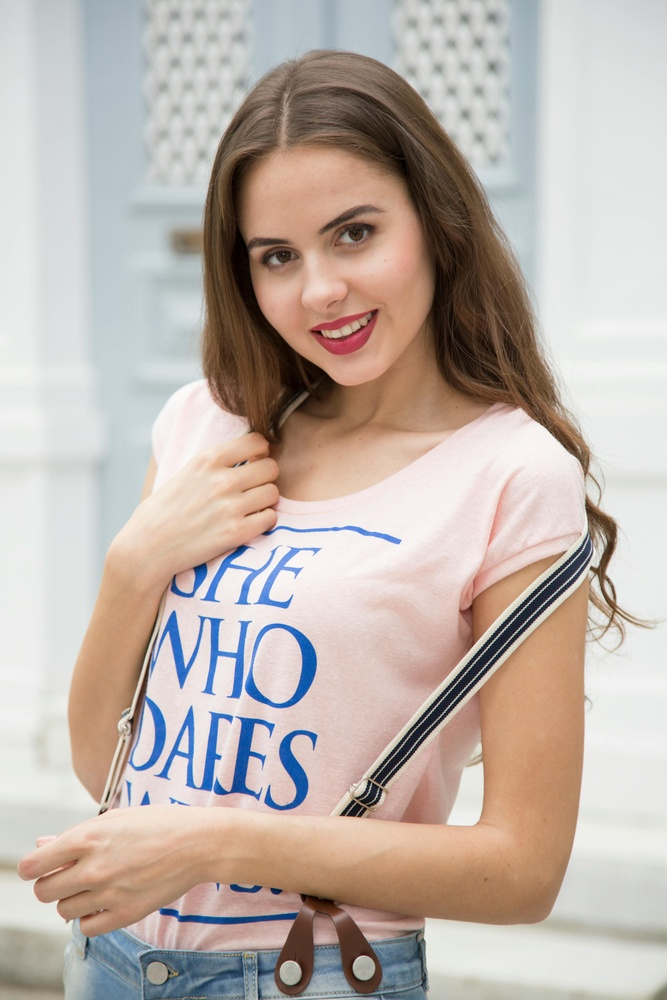
#> input picture 1.jpg, 667 x 1000 px, shrunk from 3648 x 5472 before the run, found by its file name
$ jupyter execute a.ipynb
#> lines starting #> are read from the running program, lines starting #| are printed output that depends on the picture; after the words box and inside, x2 and y2 are one past the last pixel; in counts of white or black regions, pixels touching at a corner belong together
[cell 1]
import cv2
import numpy as np
import matplotlib.pyplot as plt

### 1. Color Segmentation and Mask Creation
def create_mask(image, lower_hsv, upper_hsv):
    hsv_img = cv2.cvtColor(image, cv2.COLOR_BGR2HSV)
    mask = cv2.inRange(hsv_img, lower_hsv, upper_hsv)
    return mask

### 2. Change Region Color Based on Mask
def change_region_color(image, mask, new_color):
    result = image.copy()
    result[mask != 0] = new_color
    return result

### 3. Change T-shirt Color
def change_tshirt_color(image, new_color=(255, 0, 0)):
    lower_color = np.array([0, 30, 60])
    upper_color = np.array([20, 255, 255])
    mask = create_mask(image, lower_color, upper_color)
    result = change_region_color(image, mask, new_color)
    return result

### 4. Change Sky Color
def change_sky_color(image, new_color=(135, 206, 235)):
    lower_sky = np.array([90, 50, 50])
    upper_sky = np.array([130, 255, 255])
    mask = create_mask(image, lower_sky, upper_sky)
    result = change_region_color(image, mask, new_color)
    return result

### 5. Additional Filters (Grayscale, Sepia, Invert)
def apply_grayscale(image):
    return cv2.cvtColor(image, cv2.COLOR_BGR2GRAY)

def apply_sepia(image):
    kernel = np.array([[0.272, 0.534, 0.131],
                       [0.349, 0.686, 0.168],
                       [0.393, 0.769, 0.189]])
    sepia_image = cv2.transform(image, kernel)
    return np.clip(sepia_image, 0, 255)

def apply_invert(image):
    return cv2.bitwise_not(image)

### 6. Basic Adjustments (Brightness, Contrast, Saturation)
def apply_brightness_contrast(image, brightness=0, contrast=0):
    new_image = np.clip(image * (contrast / 127 + 1) - contrast + brightness, 0, 255).astype(np.uint8)
    return new_image

def apply_saturation(image, saturation_factor=1.5):
    hsv_img = cv2.cvtColor(image, cv2.COLOR_BGR2HSV)
    hsv_img[:, :, 1] = np.clip(hsv_img[:, :, 1] * saturation_factor, 0, 255)
    return cv2.cvtColor(hsv_img, cv2.COLOR_HSV2BGR)

### 7. Blur and Sharpen Filters
def apply_blur(image, blur_value=5):
    return cv2.GaussianBlur(image, (blur_value, blur_value), 0)

def apply_sharpen(image):
    kernel = np.array([[0, -1, 0],
                       [-1, 5, -1],
                       [0, -1, 0]])
    return cv2.filter2D(image, -1, kernel)

### 8. Cartoon Effect
def apply_cartoon_effect(image):
    gray = cv2.cvtColor(image, cv2.COLOR_BGR2GRAY)
    gray = cv2.medianBlur(gray, 5)
    edges = cv2.adaptiveThreshold(gray, 255, cv2.ADAPTIVE_THRESH_MEAN_C,
                                  cv2.THRESH_BINARY, 9, 9)
    color = cv2.bilateralFilter(image, 9, 300, 300)
    cartoon = cv2.bitwise_and(color, color, mask=edges)
    return cartoon

### 9. Pencil Sketch Effect
def apply_pencil_sketch(image):
    gray = cv2.cvtColor(image, cv2.COLOR_BGR2GRAY)
    inverted = cv2.bitwise_not(gray)
    blurred = cv2.GaussianBlur(inverted, (21, 21), 0)
    inverted_blur = cv2.bitwise_not(blurred)
    sketch = cv2.divide(gray, inverted_blur, scale=256.0)
    return sketch

### 10. Oil Painting Effect
def apply_oil_painting(image):
    return cv2.xphoto.oilPainting(image, 7, 1)

### 11. Vignette Effect
def apply_vignette(image):
    rows, cols = image.shape[:2]
    kernel_x = cv2.getGaussianKernel(cols, 200)
    kernel_y = cv2.getGaussianKernel(rows, 200)
    kernel = kernel_y * kernel_x.T
    mask = 255 * kernel / np.linalg.norm(kernel)
    vignette = np.copy(image)
    for i in range(3):
        vignette[:, :, i] = vignette[:, :, i] * mask
    return vignette

### 12. Change Grass Color
def change_grass_color(image, new_color=(0, 255, 0)):
    lower_grass = np.array([40, 40, 40])
    upper_grass = np.array([90, 255, 255])
    mask = create_mask(image, lower_grass, upper_grass)
    result = change_region_color(image, mask, new_color)
    return result

### 13. Seasonal Effects
def apply_winter_effect(image):
    return cv2.addWeighted(image, 0.7, np.ones(image.shape, dtype=np.uint8) * 255, 0.3, 0)

def apply_summer_effect(image):
    return cv2.addWeighted(image, 1.2, np.zeros(image.shape, dtype=np.uint8), 0, 0)

def apply_autumn_effect(image):
    overlay = np.full(image.shape, (10, 70, 100), dtype=np.uint8)  # Reddish tint
    return cv2.addWeighted(image, 0.8, overlay, 0.2, 0)

def apply_spring_effect(image):
    overlay = np.full(image.shape, (0, 255, 100), dtype=np.uint8)  # Greenish tint
    return cv2.addWeighted(image, 0.8, overlay, 0.2, 0)

### 14. Artistic Effects
def apply_watercolor_effect(image):
    blurred = cv2.GaussianBlur(image, (21, 21), 0)
    return cv2.stylization(blurred, sigma_s=60, sigma_r=0.6)

### 15. Display Image Function
def display_image(image, title):
    plt.figure(figsize=(6, 4))
    plt.imshow(cv2.cvtColor(image, cv2.COLOR_BGR2RGB))
    plt.title(title)
    plt.axis('off')
    plt.show()

def display_variations(variations):
    plt.figure(figsize=(15, 8))
    for i, (title, img) in enumerate(variations):
        plt.subplot(1, len(variations), i + 1)
        plt.imshow(cv2.cvtColor(img, cv2.COLOR_BGR2RGB))
        plt.title(title)
        plt.axis('off')
    plt.show()

### MAIN FUNCTION TO RUN TOOL ###
def run_color_palette_tool(image_paths=None):
    # Load Images
    if image_paths:
        images = [cv2.imread(path) for path in image_paths]
#> images = 1 item

        for image in images:
            if image is None:
                print("Error: Could not load image.")
                continue

            # Original Image
            print("Original Image:")
            display_image(image, "Original Image")

            # Change T-shirt Color (Example: Change to Blue)
            tshirt_color_changed = change_tshirt_color(image, (0, 0, 255))  # Blue T-shirt
            print("T-shirt Color Changed to Blue:")
            display_image(tshirt_color_changed, "T-shirt Color: Blue")

            # Change Sky Color (Example: Change to Yellow)
            sky_color_changed = change_sky_color(image, (255, 255, 0))  # Yellow Sky
            print("Sky Color Changed to Yellow:")
            display_image(sky_color_changed, "Sky Color: Yellow")

            # Change Grass Color (Example: Change to Purple)
            grass_color_changed = change_grass_color(image, (128, 0, 128))  # Purple Grass
            print("Grass Color Changed to Purple:")
            display_image(grass_color_changed, "Grass Color: Purple")

            # Apply Filters and Effects
            grayscale_img = apply_grayscale(image)
            sepia_img = apply_sepia(image)
            invert_img = apply_invert(image)
            cartoon_img = apply_cartoon_effect(image)
            sketch_img = apply_pencil_sketch(image)
            oil_painting_img = apply_oil_painting(image)
            vignette_img = apply_vignette(image)
            watercolor_img = apply_watercolor_effect(image)

            print("Image Variations:")
            filters_and_effects = [
                ("Grayscale", grayscale_img),
                ("Sepia", sepia_img),
                ("Inverted", invert_img),
                ("Cartoon", cartoon_img),
                ("Pencil Sketch", sketch_img),
                ("Oil Painting", oil_painting_img),
                ("Vignette", vignette_img),
                ("Watercolor", watercolor_img)
            ]
            display_variations(filters_and_effects)

            # Apply Seasonal Effects
            winter_effect_img = apply_winter_effect(image)
            summer_effect_img = apply_summer_effect(image)
            autumn_effect_img = apply_autumn_effect(image)
            spring_effect_img = apply_spring_effect(image)

            seasonal_effects = [
                ("Winter Effect", winter_effect_img),
                ("Summer Effect", summer_effect_img),
                ("Autumn Effect", autumn_effect_img),
                ("Spring Effect", spring_effect_img)
            ]
            print("Seasonal Effects:")
            display_variations(seasonal_effects)

            # Adjustments Example
            bright_contrast_img = apply_brightness_contrast(image, brightness=30, contrast=20)
            sat_img = apply_saturation(image, saturation_factor=1.5)
            print("Brightness and Contrast Adjusted:")
            display_image(bright_contrast_img, "Brightness and Contrast Adjusted")
            display_image(sat_img, "Saturation Adjusted")
#> this loop made 1 pass
#> (lower_color in change_tshirt_color, upper_color in change_tshirt_color, lower_sky in change_sky_color, upper_sky in change_sky_color, lower_grass in change_grass_color, upper_grass in change_grass_color, rows in apply_vignette, cols in apply_vignette) on pass 1: ([0, 30, 60], [20, 255, 255], [90, 50, 50], [130, 255, 255], [40, 40, 40], [90, 255, 255], 1000, 667)
#| Original Image:
#| T-shirt Color Changed to Blue:
#| Sky Color Changed to Yellow:
#| Grass Color Changed to Purple:
#| Image Variations:
#| Seasonal Effects:
#| Brightness and Contrast Adjusted:
#> pass 1, in create_mask, `mask = cv2.inRange(hsv_img, lower_hsv, upper_hsv)`:
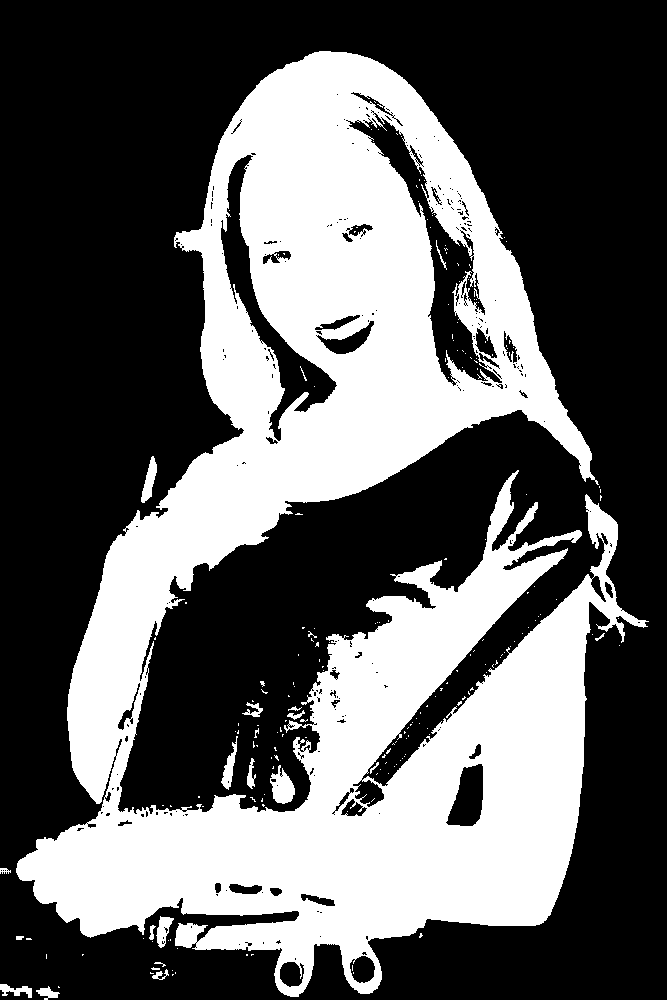
#> mask: shape (1000, 667); 37.5% white; 211 white regions (189 under 20 px), largest, box (x1, y1, x2, y2) and area: (16, 51, 649, 997) 246729, (270, 765, 295, 804) 593, (141, 456, 157, 503) 372
#> pass 1, in change_tshirt_color, `result = change_region_color(image, mask, new_color)`:
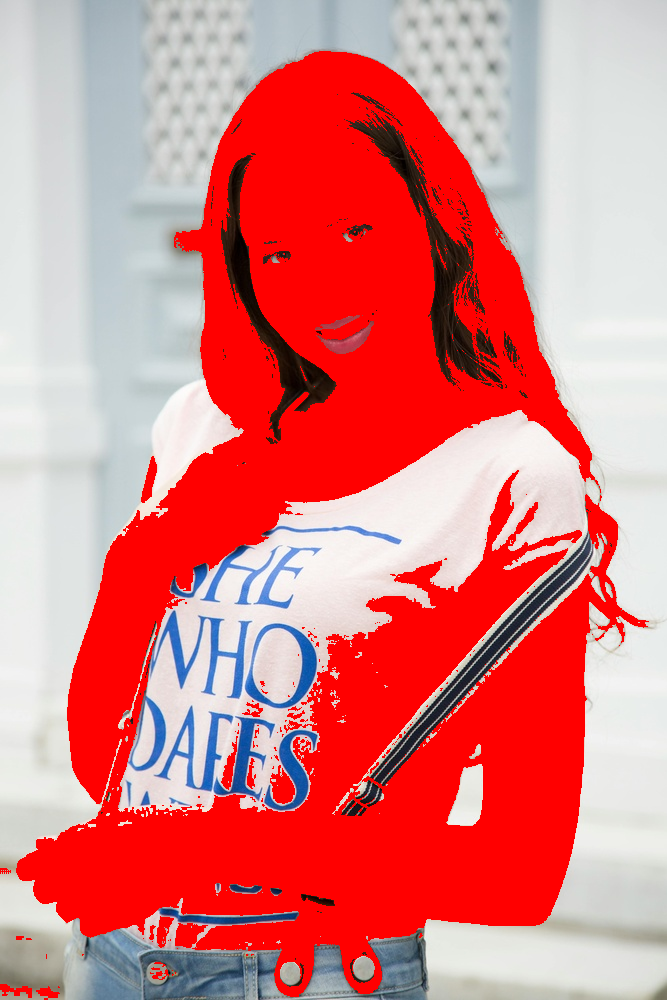
#> result: shape (1000, 667, 3); mean B, G, R 126, 125.2, 219.1
#> pass 1, in create_mask (call 2), `mask = cv2.inRange(hsv_img, lower_hsv, upper_hsv)`:
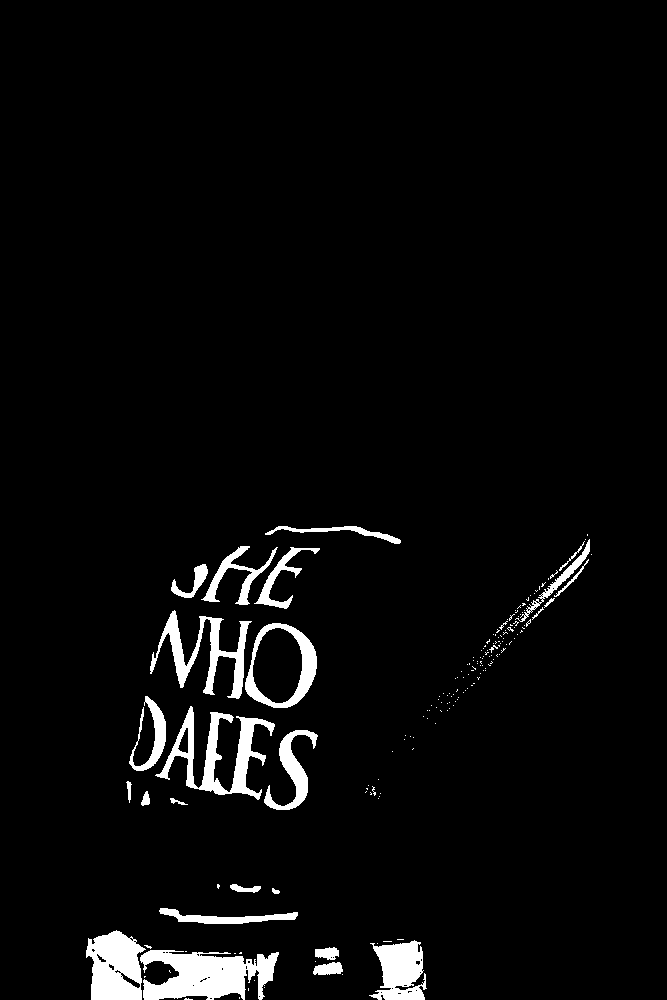
#> mask: shape (1000, 667); 3.9% white; 174 white regions (147 under 20 px), largest, box (x1, y1, x2, y2) and area: (140, 950, 279, 1000) 4608, (155, 706, 275, 800) 3329, (86, 930, 146, 1000) 3060
#> pass 1, in display_image (call 3), `plt.show()`:
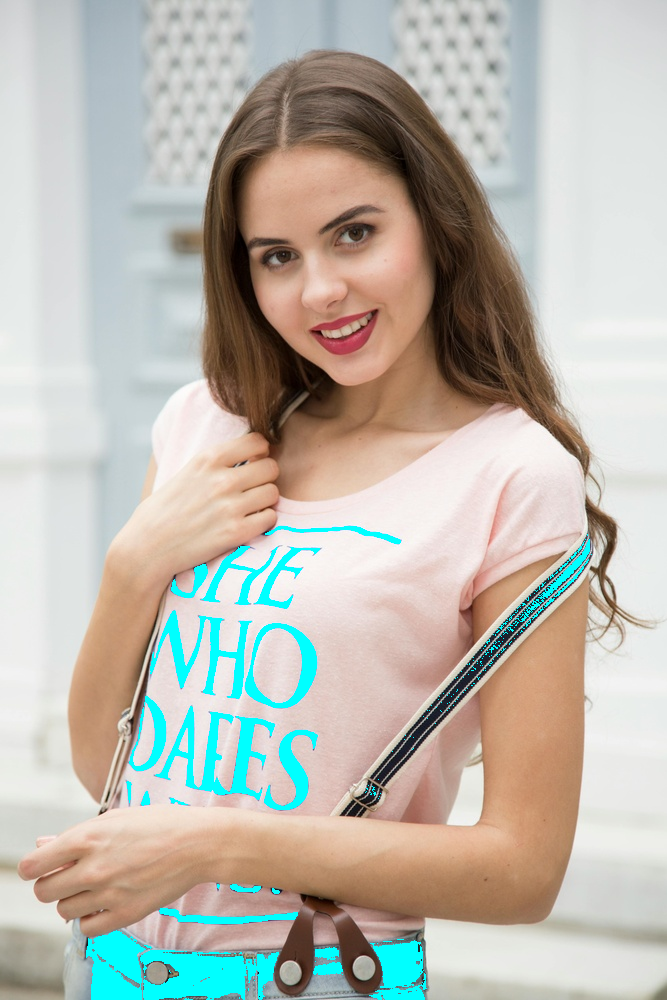
#> shown: shape (1000, 667, 3); mean R, G, B 187.4, 184, 174.8
#> pass 1, in display_variations, `plt.show()`:
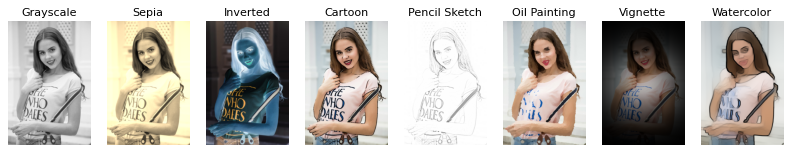
#> figure drawn by matplotlib, 8 panels
#> pass 1, in display_variations (call 2), `plt.show()`:
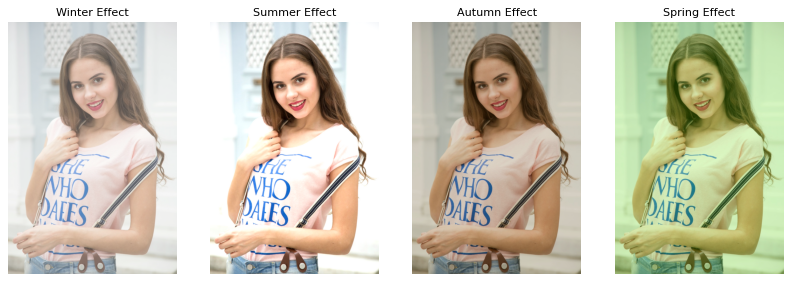
#> figure drawn by matplotlib, 4 panels
#> pass 1, in display_image (call 5), `plt.show()`:
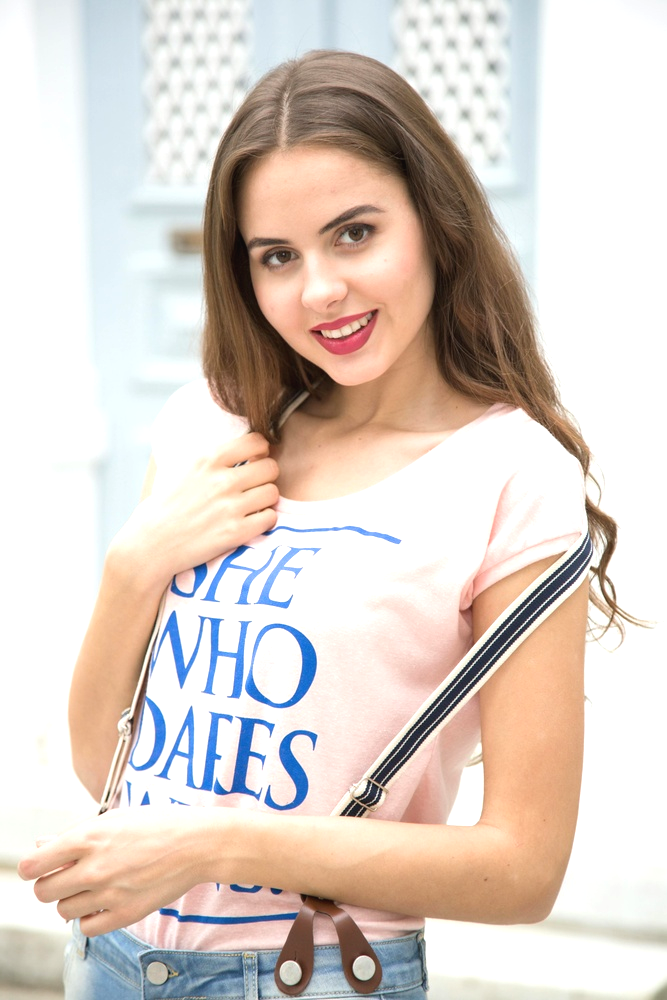
#> shown: shape (1000, 667, 3); mean R, G, B 220.6, 208.8, 200.8
#> pass 1, in display_image (call 6), `plt.show()`:
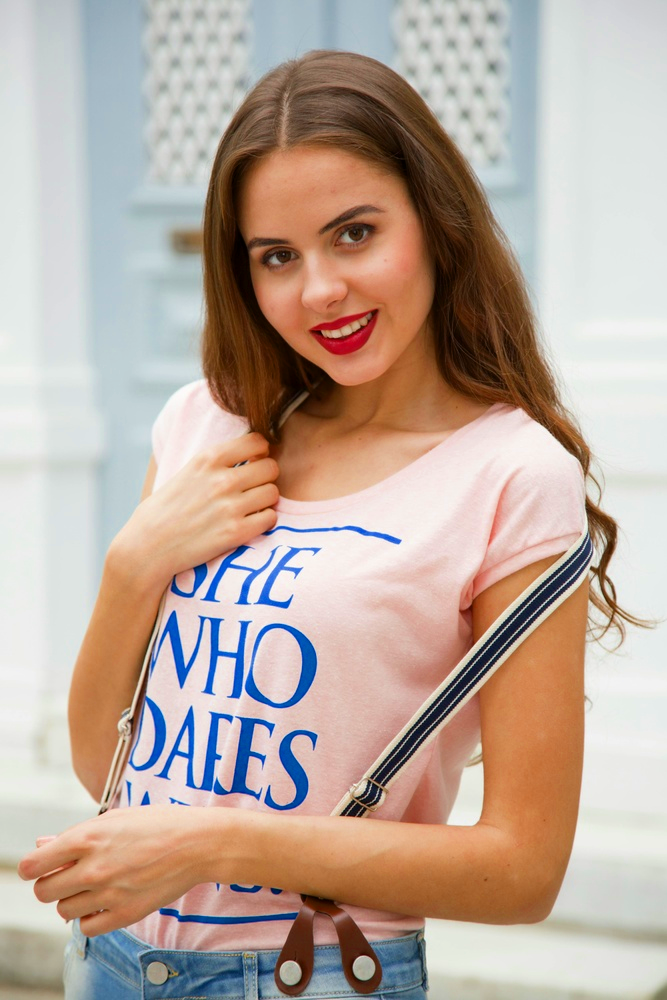
#> shown: shape (1000, 667, 3); mean R, G, B 187.7, 169.5, 158.1

### Example Usage
image_paths = ['/Users/macbook/Desktop/AI/1.jpg']  # Add your image paths here
run_color_palette_tool(image_paths)
